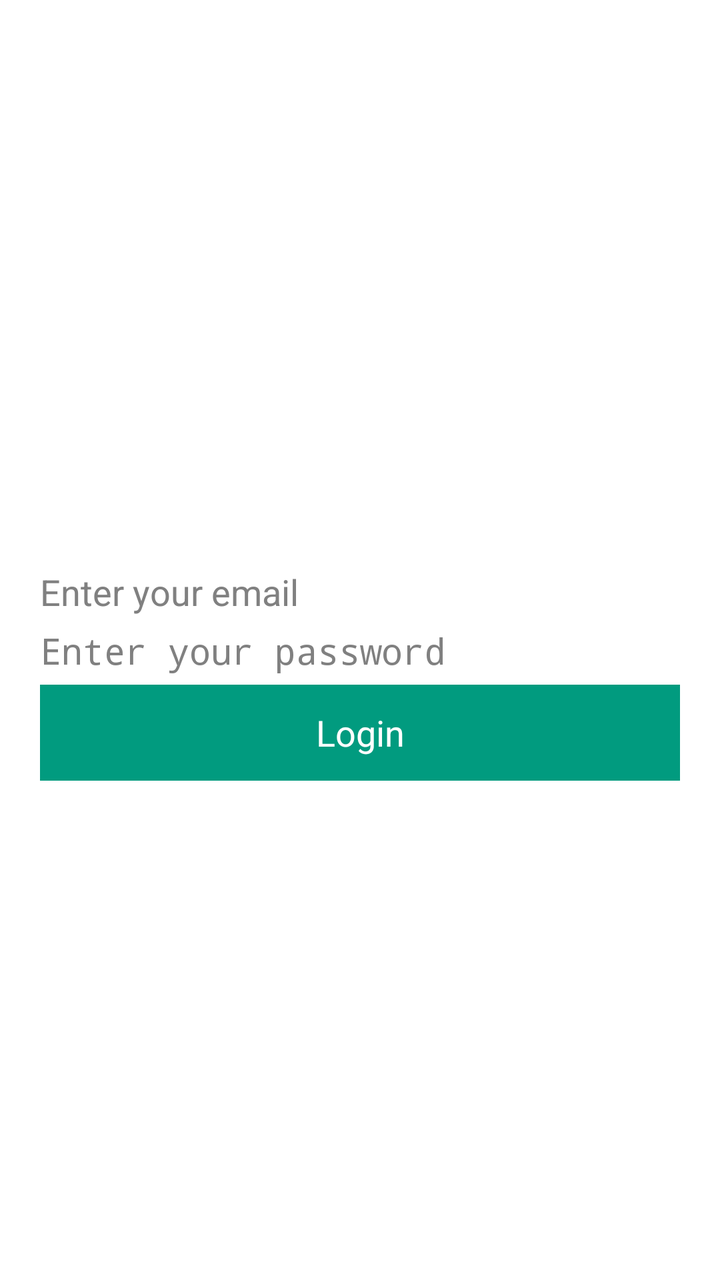
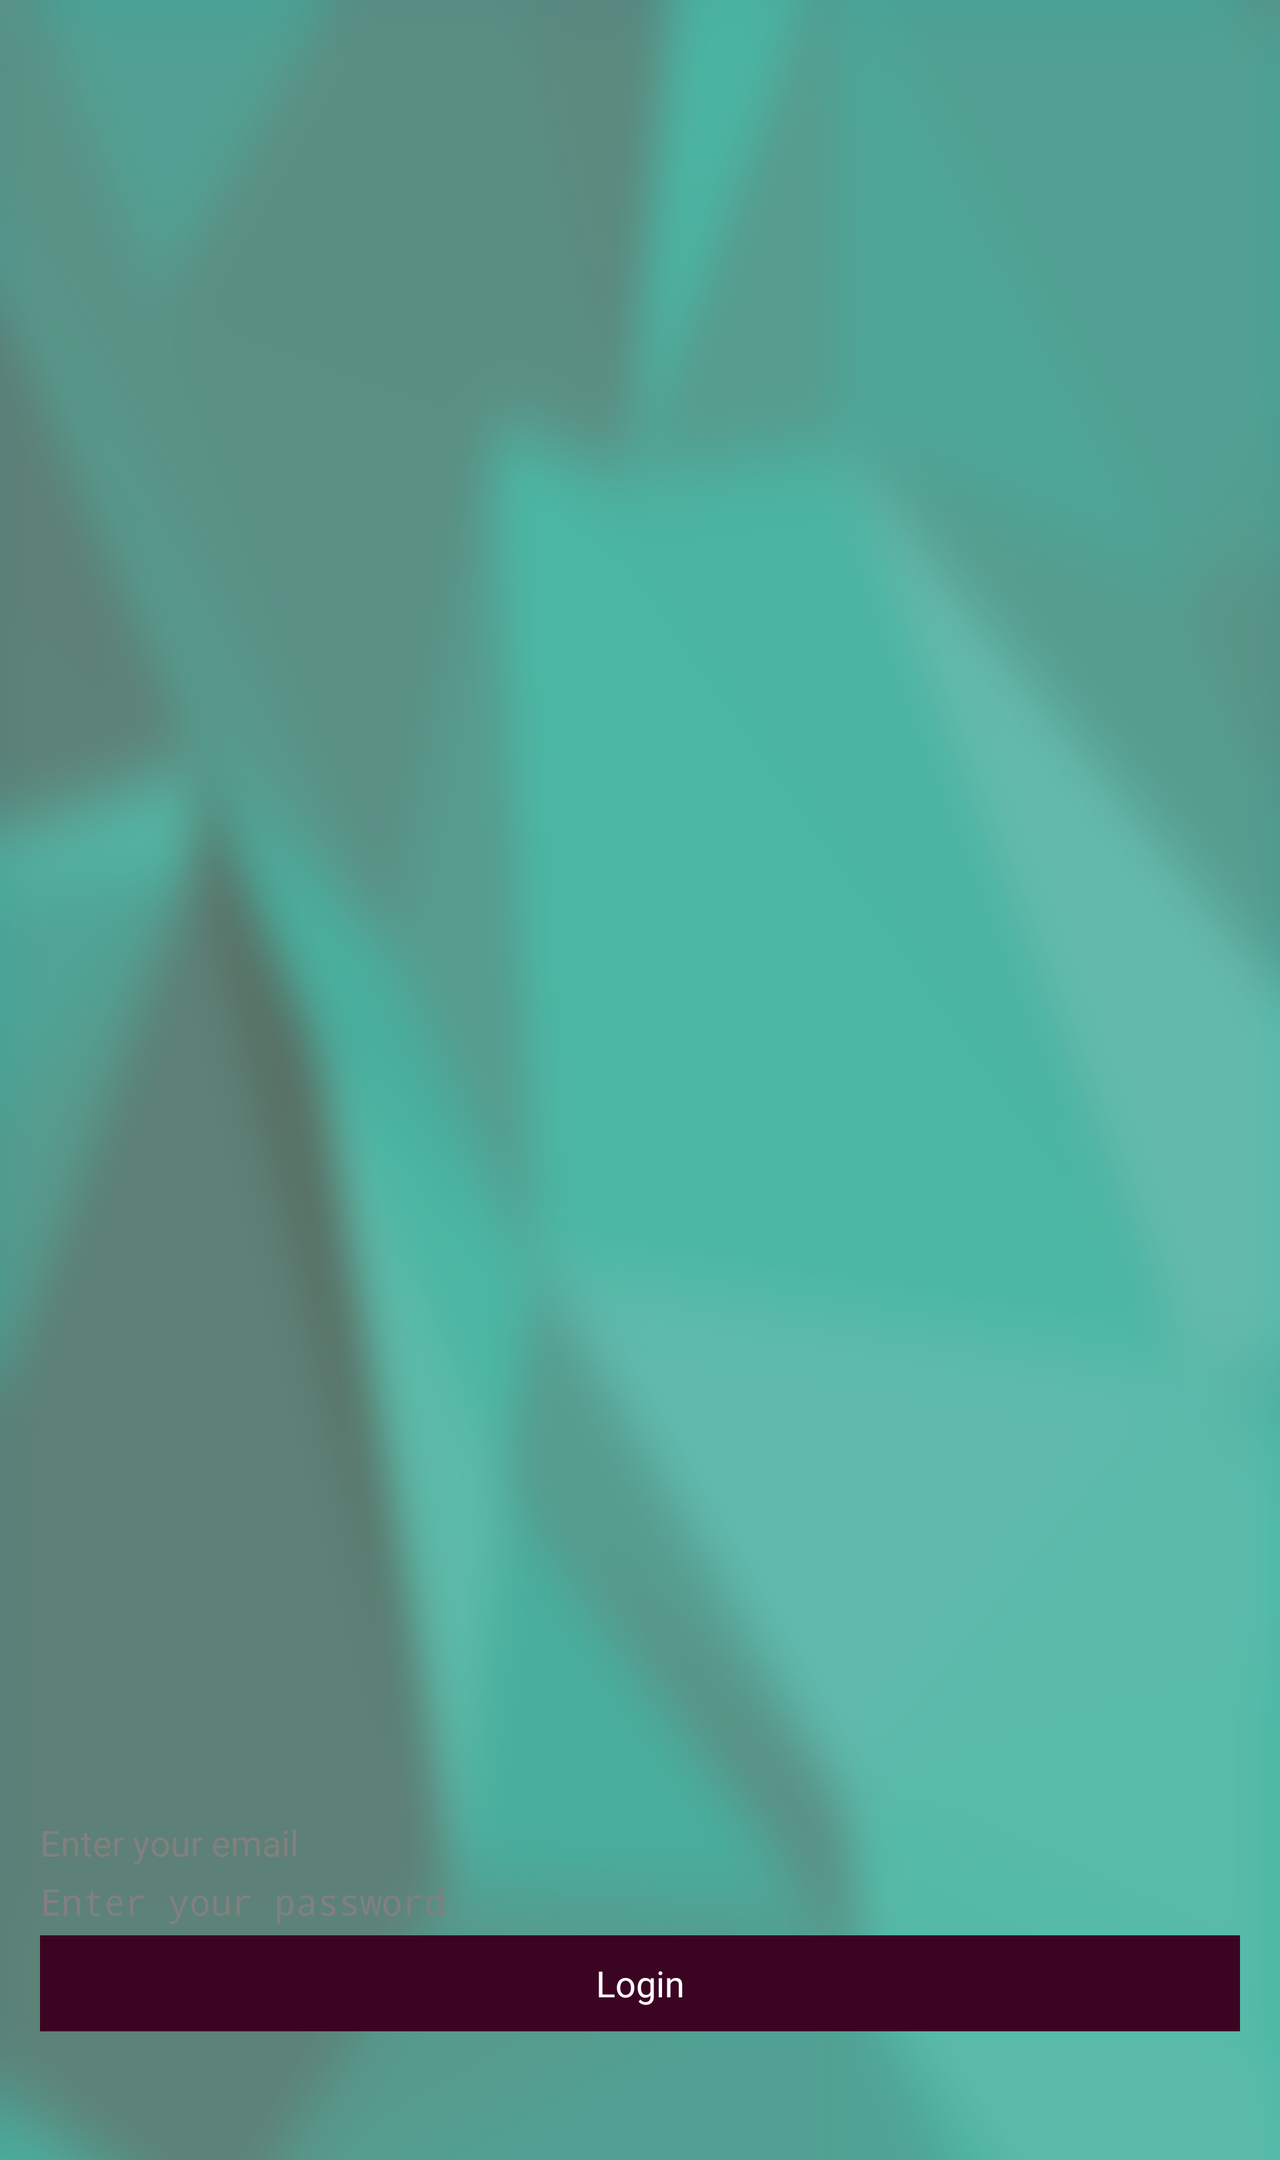

An Android layout and its configuration variant, each rendered on a device that would load it. The default file and the variant file are quoted in full after the pictures.
<!-- AndroidManifest.xml: application theme Theme.Example -->
<!-- res/layout/login.xml -->
<RelativeLayout xmlns:android="http://schemas.android.com/apk/res/android"
    android:layout_width="match_parent"
    android:layout_height="match_parent"
    
    >
    
 
		<LinearLayout
    		android:layout_width="match_parent"
    		android:layout_height="wrap_content"
    		android:orientation="vertical"
    		android:layout_centerInParent="true"
    		>
    		<TextView
        android:id="@+id/error"
        android:layout_width="match_parent"
        android:layout_height="wrap_content"
        android:textAppearance="?android:attr/textAppearanceLarge"/>
    		<EditText
        		android:id="@+id/email"
        		android:layout_width="match_parent"
        		android:layout_height="wrap_content"
        		android:inputType="textPersonName"
        		android:hint="Enter your email"
        		android:background="@drawable/bg_edittext"
        		android:layout_marginTop="5dp"
        		android:layout_marginLeft="20dp"
        		android:layout_marginRight="20dp" >
   			 </EditText>
    		<EditText
        		android:id="@+id/password"
        		android:layout_width="match_parent"
        		android:layout_height="wrap_content"
        		android:inputType="textPassword"
        		android:hint="Enter your password"
        		android:background="@drawable/bg_edittext"
        		android:layout_marginTop="5dp"
        		android:layout_marginLeft="20dp"
        		android:layout_marginRight="20dp" />
    		<Button
        		android:id="@+id/login"
        		android:layout_width="match_parent"
        		android:layout_height="wrap_content"
        		android:text="Login"
        		android:onClick="login"
      			android:layout_marginTop="5dp"
        		android:layout_marginLeft="20dp"
        		android:layout_marginRight="20dp"
       			android:background="#019b7f"
        		android:textColor="#fff"/>
		</LinearLayout>
		
	</RelativeLayout>
<!-- resources referenced by this layout -->
<resources>
  <style name="Theme.Example" parent="@android:style/Theme.Holo.Light.DarkActionBar">
          <item name="android:actionBarItemBackground">@drawable/selectable_background_example</item>
          <item name="android:popupMenuStyle">@style/PopupMenu.Example</item>
          <item name="android:dropDownListViewStyle">@style/DropDownListView.Example</item>
          <item name="android:actionBarTabStyle">@style/ActionBarTabStyle.Example</item>
          <item name="android:actionDropDownStyle">@style/DropDownNav.Example</item>
          <item name="android:actionBarStyle">@style/ActionBar.Solid.Example</item>
          <item name="android:actionModeBackground">@drawable/cab_background_top_example</item>
          <item name="android:actionModeSplitBackground">@drawable/cab_background_bottom_example</item>
          <item name="android:actionModeCloseButtonStyle">@style/ActionButton.CloseMode.Example</item>
          
                  
          <item name="android:actionBarWidgetTheme">@style/Theme.Example.Widget</item>
          
  
      </style>
  <style name="PopupMenu.Example" parent="@android:style/Widget.Holo.ListPopupWindow">
          <item name="android:popupBackground">@drawable/menu_dropdown_panel_example</item>	
      </style>
  <style name="DropDownListView.Example" parent="@android:style/Widget.Holo.ListView.DropDown">
          <item name="android:listSelector">@drawable/selectable_background_example</item>
      </style>
  <style name="ActionBarTabStyle.Example" parent="@android:style/Widget.Holo.ActionBar.TabView">
          <item name="android:background">@drawable/tab_indicator_ab_example</item>
      </style>
  <style name="DropDownNav.Example" parent="@android:style/Widget.Holo.Spinner">
          <item name="android:background">@drawable/spinner_background_ab_example</item>
          <item name="android:popupBackground">@drawable/menu_dropdown_panel_example</item>
          <item name="android:dropDownSelector">@drawable/selectable_background_example</item>
      </style>
  <style name="ActionBar.Solid.Example" parent="@android:style/Widget.Holo.Light.ActionBar.Solid.Inverse">
          <item name="android:background">@drawable/ab_solid_example</item>
          <item name="android:backgroundStacked">@drawable/ab_stacked_solid_example</item>
          <item name="android:backgroundSplit">@drawable/ab_bottom_solid_example</item>
          <item name="android:progressBarStyle">@style/ProgressBar.Example</item>
      </style>
  <!-- drawable cab_background_top_example: png bitmap (drawable-hdpi, 187 bytes) -->
  <!-- drawable cab_background_bottom_example: png bitmap (drawable-xxhdpi, 344 bytes) -->
  <style name="ActionButton.CloseMode.Example" parent="@android:style/Widget.Holo.ActionButton.CloseMode">
          <item name="android:background">@drawable/btn_cab_done_example</item>
      </style>
  <style name="Theme.Example.Widget" parent="@android:style/Theme.Holo">
          <item name="android:popupMenuStyle">@style/PopupMenu.Example</item>
          <item name="android:dropDownListViewStyle">@style/DropDownListView.Example</item>
      </style>
  <!-- drawable ab_solid_example: png bitmap (drawable-hdpi, 209 bytes) -->
  <!-- drawable ab_bottom_solid_example: png bitmap (drawable-hdpi, 193 bytes) -->
  <style name="ProgressBar.Example" parent="@android:style/Widget.Holo.ProgressBar.Horizontal">
          <item name="android:progressDrawable">@drawable/progress_horizontal_example</item>
      </style>
</resources>
<!-- res/layout-land/login.xml (the repository's variant of the layout above) -->
<!-- drawn on the phone turned sideways -->
<ScrollView xmlns:android="http://schemas.android.com/apk/res/android"
    android:layout_width="fill_parent"
    android:layout_height="fill_parent">
    <RelativeLayout 
    android:layout_width="match_parent"
    android:layout_height="match_parent"
    android:background="@drawable/back">
    
 
		<LinearLayout
    		android:layout_width="match_parent"
    		android:layout_height="wrap_content"
    		android:orientation="vertical"
    		android:layout_centerInParent="true"
    		>
    		<EditText
        		android:id="@+id/email"
        		android:layout_width="match_parent"
        		android:layout_height="wrap_content"
        		android:inputType="textPersonName"
        		android:hint="Enter your email"
        		android:background="@drawable/bg_edittext"
        		android:layout_marginTop="5dp"
        		android:layout_marginLeft="20dp"
        		android:layout_marginRight="20dp" >

   			 </EditText>
    		<EditText
        		android:id="@+id/password"
        		android:layout_width="match_parent"
        		android:layout_height="wrap_content"
        		android:inputType="textPassword"
        		android:hint="Enter your password"
        		android:background="@drawable/bg_edittext"
        		android:layout_marginTop="5dp"
        		android:layout_marginLeft="20dp"
        		android:layout_marginRight="20dp" />
    		<Button
        		android:id="@+id/login"
        		android:layout_width="match_parent"
        		android:layout_height="wrap_content"
        		android:text="Login"
        		android:onClick="login"
      			android:layout_marginTop="5dp"
        		android:layout_marginLeft="20dp"
        		android:layout_marginRight="20dp"
        		android:background="#3b0423"
        		android:textColor="#fff"/>
		</LinearLayout>
		
	</RelativeLayout>
</ScrollView>
<!-- resources referenced by the variant -->
<!-- as the phone turned sideways resolves them -->
<resources>
  <!-- drawable back: png bitmap (drawable, 294451 bytes) -->
  <style name="Theme.Example" parent="@android:style/Theme.Holo.Light.DarkActionBar">
          <item name="android:actionBarItemBackground">@drawable/selectable_background_example</item>
          <item name="android:popupMenuStyle">@style/PopupMenu.Example</item>
          <item name="android:dropDownListViewStyle">@style/DropDownListView.Example</item>
          <item name="android:actionBarTabStyle">@style/ActionBarTabStyle.Example</item>
          <item name="android:actionDropDownStyle">@style/DropDownNav.Example</item>
          <item name="android:actionBarStyle">@style/ActionBar.Solid.Example</item>
          <item name="android:actionModeBackground">@drawable/cab_background_top_example</item>
          <item name="android:actionModeSplitBackground">@drawable/cab_background_bottom_example</item>
          <item name="android:actionModeCloseButtonStyle">@style/ActionButton.CloseMode.Example</item>
          
                  
          <item name="android:actionBarWidgetTheme">@style/Theme.Example.Widget</item>
          
  
      </style>
  <style name="PopupMenu.Example" parent="@android:style/Widget.Holo.ListPopupWindow">
          <item name="android:popupBackground">@drawable/menu_dropdown_panel_example</item>	
      </style>
  <style name="DropDownListView.Example" parent="@android:style/Widget.Holo.ListView.DropDown">
          <item name="android:listSelector">@drawable/selectable_background_example</item>
      </style>
  <style name="ActionBarTabStyle.Example" parent="@android:style/Widget.Holo.ActionBar.TabView">
          <item name="android:background">@drawable/tab_indicator_ab_example</item>
      </style>
  <style name="DropDownNav.Example" parent="@android:style/Widget.Holo.Spinner">
          <item name="android:background">@drawable/spinner_background_ab_example</item>
          <item name="android:popupBackground">@drawable/menu_dropdown_panel_example</item>
          <item name="android:dropDownSelector">@drawable/selectable_background_example</item>
      </style>
  <style name="ActionBar.Solid.Example" parent="@android:style/Widget.Holo.Light.ActionBar.Solid.Inverse">
          <item name="android:background">@drawable/ab_solid_example</item>
          <item name="android:backgroundStacked">@drawable/ab_stacked_solid_example</item>
          <item name="android:backgroundSplit">@drawable/ab_bottom_solid_example</item>
          <item name="android:progressBarStyle">@style/ProgressBar.Example</item>
      </style>
  <!-- drawable cab_background_top_example: png bitmap (drawable-hdpi, 187 bytes) -->
  <!-- drawable cab_background_bottom_example: png bitmap (drawable-xxhdpi, 344 bytes) -->
  <style name="ActionButton.CloseMode.Example" parent="@android:style/Widget.Holo.ActionButton.CloseMode">
          <item name="android:background">@drawable/btn_cab_done_example</item>
      </style>
  <style name="Theme.Example.Widget" parent="@android:style/Theme.Holo">
          <item name="android:popupMenuStyle">@style/PopupMenu.Example</item>
          <item name="android:dropDownListViewStyle">@style/DropDownListView.Example</item>
      </style>
  <!-- drawable ab_solid_example: png bitmap (drawable-hdpi, 209 bytes) -->
  <!-- drawable ab_bottom_solid_example: png bitmap (drawable-hdpi, 193 bytes) -->
  <style name="ProgressBar.Example" parent="@android:style/Widget.Holo.ProgressBar.Horizontal">
          <item name="android:progressDrawable">@drawable/progress_horizontal_example</item>
      </style>
</resources>
